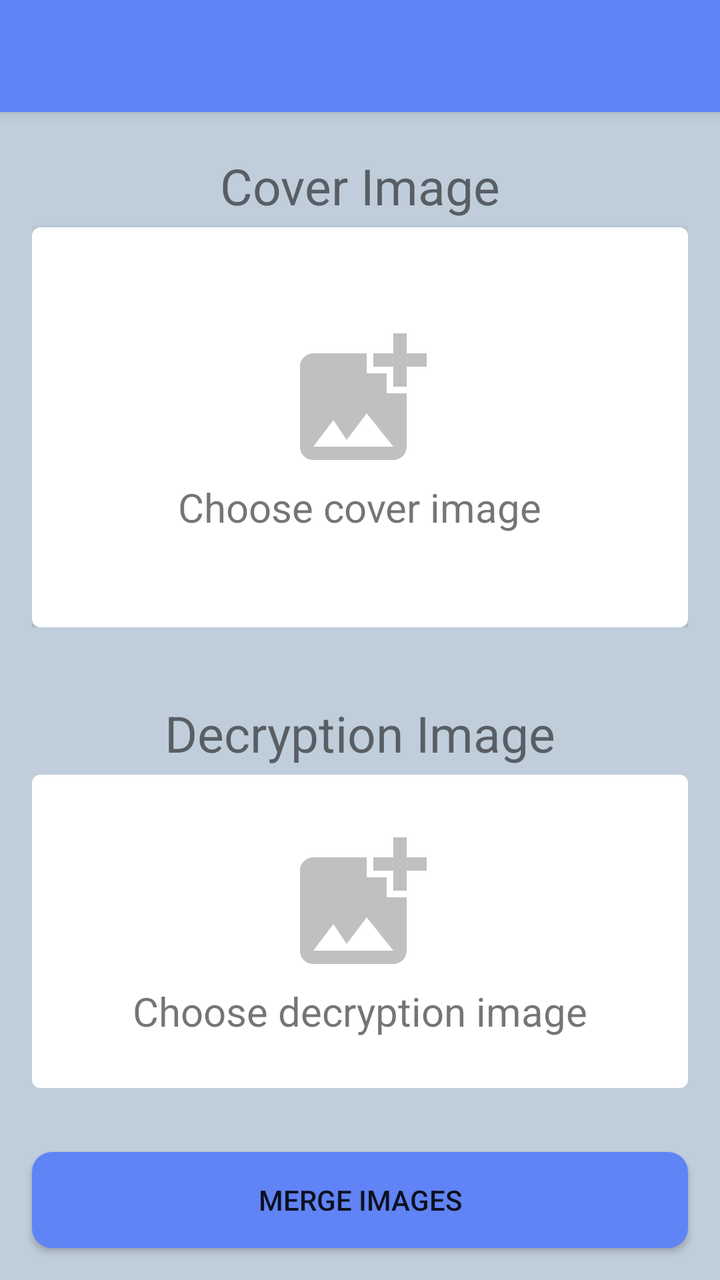
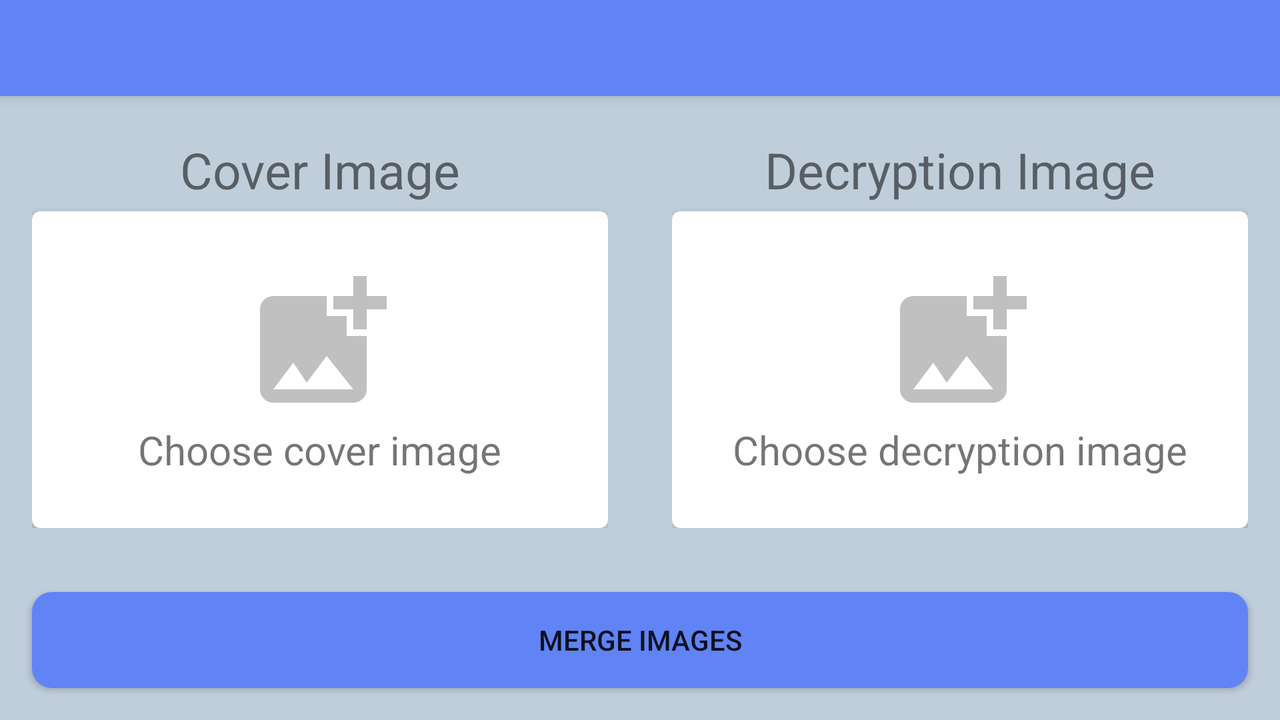

First picture: res/layout/ on a phone held upright. Second picture: the repository's own variant of that layout, on a device whose configuration matches the variant's folder. Source for both follows.
<!-- AndroidManifest.xml: application theme AppTheme -->
<!-- res/layout/activity_decryption.xml -->
<?xml version="1.0" encoding="utf-8"?>
<LinearLayout xmlns:android="http://schemas.android.com/apk/res/android"
    android:id="@+id/decryption_container"
    android:layout_width="match_parent"
    android:layout_height="match_parent"
    android:background="#45245787"
    android:orientation="vertical">


    <include
        android:id="@+id/decryption_toolbar"
        layout="@layout/toolbar" />

    <RelativeLayout
        android:layout_width="match_parent"
        android:layout_height="match_parent"
        android:layout_weight="1">
        <LinearLayout
            android:layout_width="match_parent"
            android:layout_height="wrap_content"
            android:layout_centerInParent="true"
            android:layout_centerHorizontal="true"
            android:layout_centerVertical="true"
            android:orientation="vertical">
            <LinearLayout
                android:layout_width="match_parent"
                android:id="@+id/cover_decryption_container"
                android:layout_height="wrap_content"
                android:layout_gravity="center"
                android:layout_margin="16dp"
                android:gravity="center"
                android:orientation="vertical">

                <TextView
                    android:layout_width="wrap_content"
                    android:layout_height="wrap_content"
                    android:layout_margin="4dp"
                    android:text="Cover Image"
                    android:textSize="25dp" />


                <androidx.cardview.widget.CardView xmlns:card_view="http://schemas.android.com/apk/res-auto"
                    android:id="@+id/cover_decryption_card_view"
                    android:layout_width="match_parent"
                    android:layout_height="wrap_content"
                    android:minHeight="200dp"
                    card_view:cardCornerRadius="4dp"
                    card_view:cardPreventCornerOverlap="false">

                    <LinearLayout
                        android:id="@+id/container_choose_cover_decryption_image"
                        android:layout_width="match_parent"
                        android:layout_height="wrap_content"
                        android:layout_gravity="center"
                        android:gravity="center"
                        android:orientation="vertical"
                        android:padding="16dp">

                        <ImageView
                            android:id="@+id/choose_cover_decryption_image_view"
                            android:layout_width="match_parent"
                            android:layout_height="match_parent"
                            android:src="@drawable/baseline_add_photo_alternate_24" />

                        <TextView
                            android:layout_width="wrap_content"
                            android:layout_height="wrap_content"
                            android:text="Choose cover image"
                            android:textSize="20dp" />

                    </LinearLayout>

                    <ImageView
                        android:id="@+id/cover_decryption_image_view"
                        android:layout_width="match_parent"
                        android:layout_height="match_parent"
                        android:adjustViewBounds="true"
                        android:scaleType="centerCrop"
                        android:visibility="gone" />

                </androidx.cardview.widget.CardView>


            </LinearLayout>


            <LinearLayout
                android:layout_width="match_parent"
                android:layout_height="wrap_content"
                android:layout_centerInParent="true"
                android:layout_centerHorizontal="true"
                android:layout_centerVertical="true"
                android:layout_gravity="center"
                android:layout_margin="16dp"
                android:gravity="center"
                android:orientation="vertical">

                <TextView
                    android:layout_width="wrap_content"
                    android:layout_height="wrap_content"
                    android:layout_margin="4dp"
                    android:text="Decryption Image"
                    android:textSize="25dp" />


                <androidx.cardview.widget.CardView xmlns:card_view="http://schemas.android.com/apk/res-auto"
                    android:id="@+id/decryption_card_view"
                    android:layout_width="match_parent"
                    android:layout_height="wrap_content"
                    android:minHeight="200dp"
                    card_view:cardCornerRadius="4dp"
                    card_view:cardPreventCornerOverlap="false">

                    <LinearLayout
                        android:id="@+id/container_choose_decryption_image"
                        android:layout_width="match_parent"
                        android:layout_height="wrap_content"
                        android:layout_gravity="center"
                        android:gravity="center"
                        android:orientation="vertical"
                        android:padding="16dp">

                        <ImageView
                            android:id="@+id/choose_decryption_image_view"
                            android:layout_width="match_parent"
                            android:layout_height="match_parent"
                            android:src="@drawable/baseline_add_photo_alternate_24" />

                        <TextView
                            android:layout_width="wrap_content"
                            android:layout_height="wrap_content"
                            android:text="Choose decryption image"
                            android:textSize="20dp" />

                    </LinearLayout>

                    <ImageView
                        android:id="@+id/decryption_image_view"
                        android:layout_width="match_parent"
                        android:layout_height="match_parent"
                        android:adjustViewBounds="true"
                        android:scaleType="centerCrop"
                        android:visibility="gone" />

                </androidx.cardview.widget.CardView>


            </LinearLayout>
        </LinearLayout>
    </RelativeLayout>

    <Button
        android:id="@+id/decryption_button"
        android:layout_width="match_parent"
        android:layout_height="wrap_content"
        android:layout_alignParentBottom="true"
        android:layout_margin="16dp"
        android:background="@drawable/custom_button"
        android:text="merge images" />


</LinearLayout>
<!-- res/layout/toolbar.xml (included above) -->
<?xml version="1.0" encoding="utf-8"?>
<androidx.appcompat.widget.Toolbar xmlns:android="http://schemas.android.com/apk/res/android"
    android:layout_width="match_parent"
    android:layout_height="wrap_content"
    android:elevation="4dp"
    android:background="@color/colorApp"
    android:theme="@style/ThemeOverlay.AppCompat.Dark.ActionBar">

</androidx.appcompat.widget.Toolbar>
<!-- resources referenced by this layout -->
<resources>
  <color name="colorApp">#6083F5</color>
  <!-- drawable baseline_add_photo_alternate_24 (drawable-v24) -->
  <vector xmlns:android="http://schemas.android.com/apk/res/android"
          android:width="80dp"
          android:height="80dp"
          android:viewportWidth="24.0"
          android:viewportHeight="24.0"
          android:tint="#88888888">
      <path
          android:fillColor="@android:color/white"
          android:pathData="M19,7v2.99s-1.99,0.01 -2,0L17,7h-3s0.01,-1.99 0,-2h3L17,2h2v3h3v2h-3zM16,11L16,8h-3L13,5L5,5c-1.1,0 -2,0.9 -2,2v12c0,1.1 0.9,2 2,2h12c1.1,0 2,-0.9 2,-2v-8h-3zM5,19l3,-4 2,3 3,-4 4,5L5,19z"/>
  </vector>
  <!-- drawable custom_button (drawable-v24) -->
  <?xml version="1.0" encoding="utf-8"?>
  <shape xmlns:android="http://schemas.android.com/apk/res/android"
      android:shape="rectangle">
      <solid
          android:color="@color/colorApp"/>
      <corners android:radius="10dp"/>
  
  </shape>
  <style name="AppTheme" parent="Theme.AppCompat.Light.NoActionBar">
          
          <item name="colorPrimary">@color/colorPrimary</item>
          <item name="colorPrimaryDark">@color/colorPrimaryDark</item>
          <item name="colorAccent">@color/colorAccent</item>
      </style>
  <color name="colorPrimary">#008577</color>
  <color name="colorPrimaryDark">#00574B</color>
  <color name="colorAccent">#D81B60</color>
</resources>
<!-- res/layout-land/activity_decryption.xml (the author's variant of the layout above) -->
<!-- drawn on the phone turned sideways -->
<?xml version="1.0" encoding="utf-8"?>
<LinearLayout xmlns:android="http://schemas.android.com/apk/res/android"
    android:layout_width="match_parent"
    android:orientation="vertical"
    android:layout_height="match_parent"
    android:id="@+id/decryption_container"
    android:background="#45245787">


    <include layout="@layout/toolbar"
        android:id="@+id/decryption_toolbar"/>

    <RelativeLayout
        android:layout_width="match_parent"
        android:layout_height="match_parent"
        android:layout_weight="1">

        <LinearLayout
            android:layout_width="match_parent"
            android:orientation="horizontal"
            android:layout_centerVertical="true"
            android:layout_centerHorizontal="true"
            android:layout_centerInParent="true"
            android:layout_height="match_parent">

            <LinearLayout
                android:layout_width="450dp"
                android:layout_weight="1"
                android:id="@+id/cover_decryption_container"
                android:layout_height="wrap_content"
                android:layout_gravity="center"
                android:layout_margin="16dp"
                android:gravity="center"
                android:orientation="vertical">

                <TextView
                    android:layout_width="wrap_content"
                    android:layout_height="wrap_content"
                    android:layout_margin="4dp"
                    android:text="Cover Image"
                    android:textSize="25dp" />


                <androidx.cardview.widget.CardView xmlns:card_view="http://schemas.android.com/apk/res-auto"
                    android:id="@+id/cover_decryption_card_view"
                    android:layout_width="match_parent"
                    android:layout_height="wrap_content"
                    android:minHeight="200dp"
                    card_view:cardCornerRadius="4dp"
                    card_view:cardPreventCornerOverlap="false">

                    <LinearLayout
                        android:id="@+id/container_choose_cover_decryption_image"
                        android:layout_width="match_parent"
                        android:layout_height="wrap_content"
                        android:layout_gravity="center"
                        android:gravity="center"
                        android:orientation="vertical"
                        android:padding="16dp">

                        <ImageView
                            android:id="@+id/choose_cover_decryption_image_view"
                            android:layout_width="match_parent"
                            android:layout_height="match_parent"
                            android:src="@drawable/baseline_add_photo_alternate_24" />

                        <TextView
                            android:layout_width="wrap_content"
                            android:layout_height="wrap_content"
                            android:text="Choose cover image"
                            android:textSize="20dp" />

                    </LinearLayout>

                    <ImageView
                        android:id="@+id/cover_decryption_image_view"
                        android:layout_width="match_parent"
                        android:layout_height="match_parent"
                        android:adjustViewBounds="true"
                        android:scaleType="centerCrop"
                        android:visibility="gone" />

                </androidx.cardview.widget.CardView>


            </LinearLayout>



            <LinearLayout
                android:layout_width="450dp"
                android:layout_weight="1"
                android:orientation="vertical"
                android:layout_centerVertical="true"
                android:layout_centerHorizontal="true"
                android:layout_centerInParent="true"
                android:layout_margin="16dp"
                android:gravity="center"
                android:layout_gravity="center"
                android:layout_height="wrap_content">

                <TextView
                    android:layout_width="wrap_content"
                    android:layout_height="wrap_content"
                    android:layout_margin="4dp"
                    android:text="Decryption Image"
                    android:textSize="25dp"/>


                <androidx.cardview.widget.CardView
                    xmlns:card_view="http://schemas.android.com/apk/res-auto"
                    android:id="@+id/decryption_card_view"
                    android:layout_width="match_parent"
                    android:layout_height="wrap_content"
                    android:minHeight="200dp"
                    card_view:cardCornerRadius="4dp"
                    card_view:cardPreventCornerOverlap="false">

                    <LinearLayout
                        android:layout_width="match_parent"
                        android:layout_height="wrap_content"
                        android:id="@+id/container_choose_decryption_image"
                        android:layout_gravity="center"
                        android:gravity="center"
                        android:padding="16dp"
                        android:orientation="vertical">
                        <ImageView
                            android:layout_width="match_parent"
                            android:layout_height="match_parent"
                            android:id="@+id/choose_decryption_image_view"
                            android:src="@drawable/baseline_add_photo_alternate_24" />

                        <TextView
                            android:layout_width="wrap_content"
                            android:layout_height="wrap_content"
                            android:textSize="20dp"
                            android:text="Choose decryption image" />

                    </LinearLayout>

                    <ImageView
                        android:layout_width="match_parent"
                        android:layout_height="match_parent"
                        android:adjustViewBounds="true"
                        android:scaleType="centerCrop"
                        android:visibility="gone"
                        android:id="@+id/decryption_image_view" />

                </androidx.cardview.widget.CardView>


            </LinearLayout>

        </LinearLayout>
    </RelativeLayout>
    <Button
        android:layout_width="match_parent"
        android:background="@drawable/custom_button"
        android:layout_margin="16dp"
        android:id="@+id/decryption_button"
        android:layout_alignParentBottom="true"
        android:layout_height="wrap_content"
        android:text="merge images"/>


</LinearLayout>
